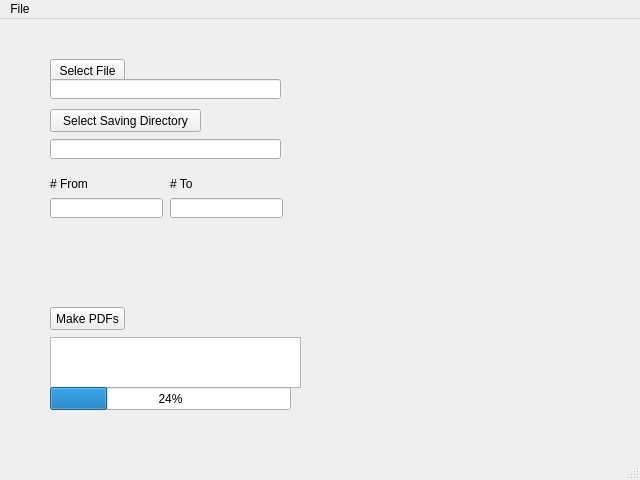
<?xml version="1.0" encoding="UTF-8"?>
<ui version="4.0">
 <class>MainWindow</class>
 <widget class="QMainWindow" name="MainWindow">
  <property name="geometry">
   <rect>
    <x>0</x>
    <y>0</y>
    <width>640</width>
    <height>480</height>
   </rect>
  </property>
  <property name="windowTitle">
   <string>MainWindow</string>
  </property>
  <widget class="QWidget" name="centralwidget">
   <widget class="QWidget" name="verticalLayoutWidget">
    <property name="geometry">
     <rect>
      <x>50</x>
      <y>40</y>
      <width>251</width>
      <height>351</height>
     </rect>
    </property>
    <layout class="QVBoxLayout" name="verticalLayout">
     <item>
      <widget class="QWidget" name="widget_2" native="true">
       <widget class="QPushButton" name="btn_SelectFile">
        <property name="geometry">
         <rect>
          <x>0</x>
          <y>0</y>
          <width>75</width>
          <height>23</height>
         </rect>
        </property>
        <property name="text">
         <string>Select File</string>
        </property>
       </widget>
       <widget class="QLineEdit" name="lineEdit_SelectedFile">
        <property name="geometry">
         <rect>
          <x>0</x>
          <y>20</y>
          <width>231</width>
          <height>20</height>
         </rect>
        </property>
       </widget>
       <widget class="QPushButton" name="btn_SaveDir">
        <property name="geometry">
         <rect>
          <x>0</x>
          <y>50</y>
          <width>151</width>
          <height>23</height>
         </rect>
        </property>
        <property name="text">
         <string>Select Saving Directory</string>
        </property>
       </widget>
       <widget class="QLineEdit" name="lineEdit_SaveDir">
        <property name="geometry">
         <rect>
          <x>0</x>
          <y>80</y>
          <width>231</width>
          <height>20</height>
         </rect>
        </property>
       </widget>
      </widget>
     </item>
     <item>
      <widget class="QWidget" name="widget" native="true">
       <widget class="QLineEdit" name="lineEdit_From">
        <property name="geometry">
         <rect>
          <x>0</x>
          <y>20</y>
          <width>113</width>
          <height>20</height>
         </rect>
        </property>
       </widget>
       <widget class="QLabel" name="label_From">
        <property name="geometry">
         <rect>
          <x>0</x>
          <y>0</y>
          <width>56</width>
          <height>12</height>
         </rect>
        </property>
        <property name="text">
         <string># From</string>
        </property>
       </widget>
       <widget class="QLineEdit" name="lineEdit_To">
        <property name="geometry">
         <rect>
          <x>120</x>
          <y>20</y>
          <width>113</width>
          <height>20</height>
         </rect>
        </property>
       </widget>
       <widget class="QLabel" name="label_To">
        <property name="geometry">
         <rect>
          <x>120</x>
          <y>0</y>
          <width>56</width>
          <height>12</height>
         </rect>
        </property>
        <property name="text">
         <string># To</string>
        </property>
       </widget>
      </widget>
     </item>
     <item>
      <widget class="QWidget" name="widget_3" native="true">
       <widget class="QPushButton" name="btn_MakePDFs">
        <property name="geometry">
         <rect>
          <x>0</x>
          <y>10</y>
          <width>75</width>
          <height>23</height>
         </rect>
        </property>
        <property name="text">
         <string>Make PDFs</string>
        </property>
       </widget>
       <widget class="QTextEdit" name="textEdit">
        <property name="geometry">
         <rect>
          <x>0</x>
          <y>40</y>
          <width>251</width>
          <height>51</height>
         </rect>
        </property>
       </widget>
       <widget class="QProgressBar" name="progressBar">
        <property name="geometry">
         <rect>
          <x>0</x>
          <y>90</y>
          <width>241</width>
          <height>23</height>
         </rect>
        </property>
        <property name="value">
         <number>24</number>
        </property>
       </widget>
      </widget>
     </item>
    </layout>
   </widget>
  </widget>
  <widget class="QMenuBar" name="menubar">
   <property name="geometry">
    <rect>
     <x>0</x>
     <y>0</y>
     <width>640</width>
     <height>21</height>
    </rect>
   </property>
   <widget class="QMenu" name="menuFile">
    <property name="title">
     <string>File</string>
    </property>
    <addaction name="actionOpen_File"/>
   </widget>
   <addaction name="menuFile"/>
  </widget>
  <widget class="QStatusBar" name="statusbar"/>
  <action name="actionOpen_File">
   <property name="text">
    <string>Open File</string>
   </property>
  </action>
 </widget>
 <resources/>
 <connections/>
</ui>
